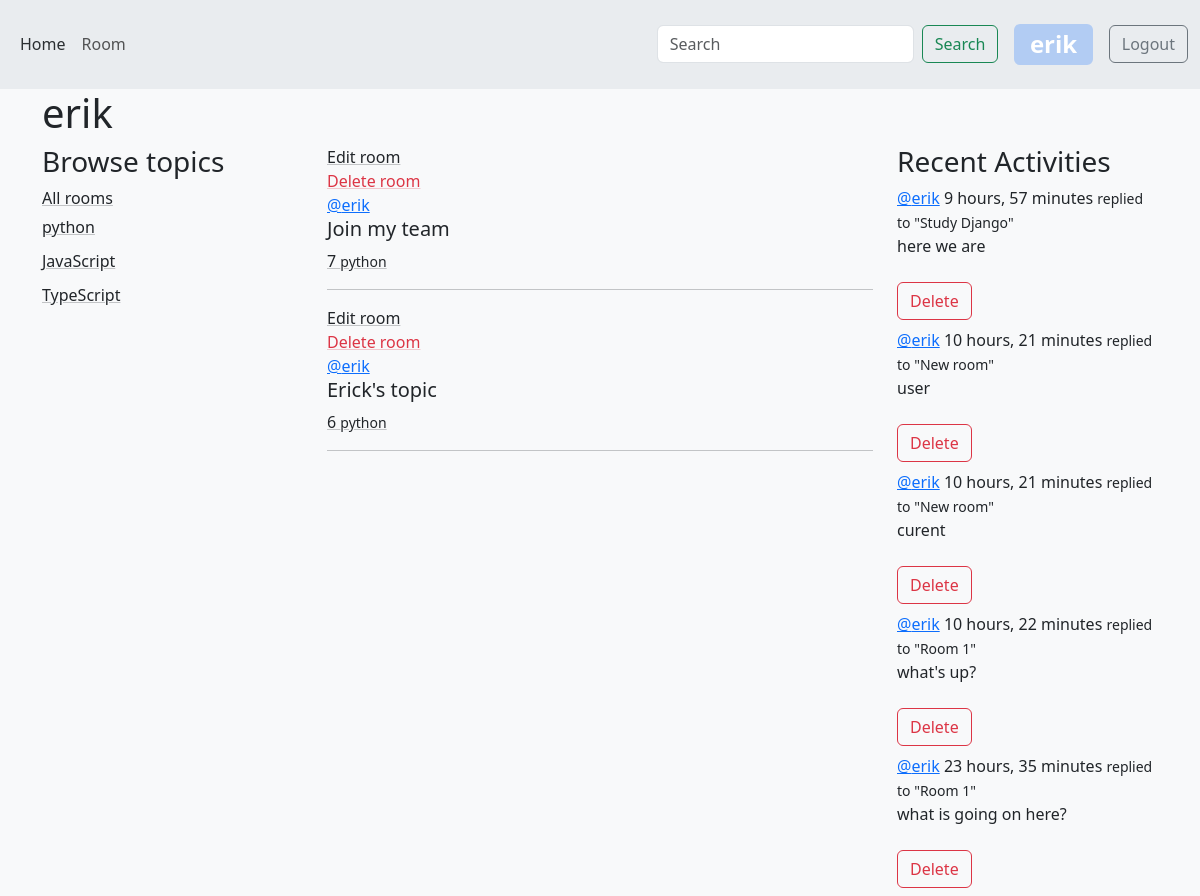
The app's page /profile/2 (signed in) with its own data.
### base/models.py (models this page shows, shortened)
class Topic(models.Model):
    name = models.CharField(max_length=200)

class Room(models.Model):
    host = models.ForeignKey(User, on_delete=SET_NULL, null=True)
    topic = models.ForeignKey(Topic, on_delete=SET_NULL, null=True)
    name = models.CharField(max_length=200)
    description = models.TextField(null=True, blank=True)  #true allows to be empty
    participants = models.ManyToManyField(User, related_name='participants', blank=True)
    updated = models.DateTimeField(auto_now=True)
    created = models.DateTimeField(auto_now_add=True)
    class Meta:
        ordering =  ['-updated', '-created']
    def __str__(self):
        return self.name

class Message(models.Model):
    user = models.ForeignKey(User, on_delete=CASCADE)
    room = models.ForeignKey(Room, on_delete=models.CASCADE)
    body = models.TextField()
    updated = models.DateTimeField(auto_now=True)
    created = models.DateTimeField(auto_now_add=True)
    class Meta:
        ordering =  ['-updated', '-created']
    def __str__(self):
        return self.body[0:50]

### base/views.py (the view)
# urls.py: path('profile/<str:pk>', views.user_profile, name='user-profile'),
def user_profile(req, pk):
    user = User.objects.get(id=pk)
    rooms = user.room_set.all()
    room_messages = user.message_set.all()
    topics = Topic.objects.all()
    context = {
        'user': user,
        'rooms': rooms,
        'room_messages': room_messages,
        'topics': topics,
    }
    return render(req, 'base/profile.html', context)

### base/templates/base/profile.html
{% extends 'index.html' %}
{% block content%}
<h1>{{user.username}}</h1>
<div class="row">
    <div class="col-3">
        {% include 'base/topics_component.html' %}
    </div>
    <div class="col-6">
        {% include 'base/feed_component.html' %}
    </div>
    <div class="col-3">
        {% include 'base/activity_component.html' %}
    </div>
</div>
{% endblock %}

### templates/nav.html (shortened to what this page needs)
<div class="navbar navbar-expand-lg bg-body-secondary">
  <div class="container-fluid">
    <div class="collapse navbar-collapse" id="navbar">
      <ul class="navbar-nav me-auto mb-2 mb-lg-0">
        <li class="nav-item">
          <a class="nav-link text-secondary-emphasis" href="/">Home</a>
        </li>
        <li class="nav-item">
          <a class="nav-link" href="/room">Room</a>
        </li>
        <li class="nav-item">
          <a class="nav-link" href="#"></a>
        </li>
      </ul>
      <form method="GET" action="{% url 'room' %}" class="d-flex" role="search">
        <input
          class="form-control me-2"
          name="q"
          type="search"
          placeholder="Search"
          aria-label="Search"
        />
        <button class="btn btn-outline-success" type="submit">Search</button>
      </form>
      {% if request.user.is_authenticated %}
      <p class="badge m-3 bg-opacity-25 fs-4 text-bg-primary text-wrap">
        {{ request.user.username }}
      </p>
      <div class="btn btn-outline-secondary">
        <a href="{% url 'logout' %}" class="nav-link">Logout</a>
      </div>
      {% else %}
      <div class="btn btn-outline-secondary">
        <a href="{% url 'login' %}" class="nav-link">Login</a>
      </div>
      {% endif %}
    </div>
  </div>
</div>

### base/templates/base/topics_component.html
<h3>Browse topics</h3>
<a
    class="link-underline-opacity-25 link-underline-opacity-100-hover link-dark"
    href="{% url 'room' %}"
>All rooms
</a>
{% for topic in topics %}
<div style="padding-top: 5px; padding-bottom: 5px">
    <a
        class="link-dark link-underline-opacity-25 link-underline-opacity-100-hover"
        href="{% url 'room' %}?q={{topic.name}}"
    >{{ topic.name }}
    </a>
</div>
{% endfor %}

### base/templates/base/feed_component.html
{% for room in rooms %} {% if request.user == room.host %}
    <div>
      <div>
        <a
          class="link-dark link-underline-opacity-25 link-underline-opacity-100-hover"
          href="{% url 'update-room' room.id %}"
          >Edit room</a
        >
      </div>
      <div>
        <a
          class="link-underline-opacity-25 link-underline-opacity-100-hover link-danger"
          href="{% url 'delete-room' room.id %}"
          >Delete room</a
        >
      </div>
    </div>
    {% endif %}
    <div>
      <a href="{% url 'user-profile' room.host.id %}" class="link-primary">@{{ room.host.username }}</a>
      <h5>{{ room.name }}</h5>
      <a
        class="link-dark link-underline-opacity-25 link-underline-opacity-100-hover"
        href=" {% url 'room_id' room.id %} "
        >{{ room.id }} <small>{{ room.topic.name}}</small></a
      >
      <hr />
    </div>
    {% endfor %}

### base/templates/base/activity_component.html
 <h3>Recent Activities</h3>
    {% for message in room_messages %}
    <div class="mb-2">
      <a href="{% url 'user-profile' message.user.id %}" class="link-primary"> @{{message.user}}</a>
        <span> {{message.created|timesince}}</span>
      <small>replied to "{{message.room}}"</small>
      <p>{{message}}</p>
       {% if request.user == message.user %}
            <a
                class="btn btn-outline-danger mt-2"
                href="{% url 'delete-message' message.id %}"
            >
                Delete
            </a>
            {% endif %}
    </div>
    {% endfor %}

### records on screen
Topic: name "python"
Topic: name "JavaScript"
Topic: name "TypeScript"
Room: shows "Edit room", host.username "erik", name "Join my team", id "7", topic.name "python"
Room: shows "Edit room", host.username "erik", name "Erick's topic", id "6", topic.name "python"
Message: user "erik", created "9 hours, 57 minutes", room "Study Django", body "here we are", shows "Delete"
Message: user "erik", created "10 hours, 21 minutes", room "New room", body "user", shows "Delete"
Message: user "erik", created "10 hours, 21 minutes", room "New room", body "curent", shows "Delete"
Message: user "erik", created "10 hours, 22 minutes", room "Room 1", body "what's up?", shows "Delete"
Message: user "erik", created "23 hours, 35 minutes", room "Room 1", body "what is going on here?", shows "Delete"

### other values on screen
{{ request.user.username }} "erik"
{{ user.username }} "erik"
